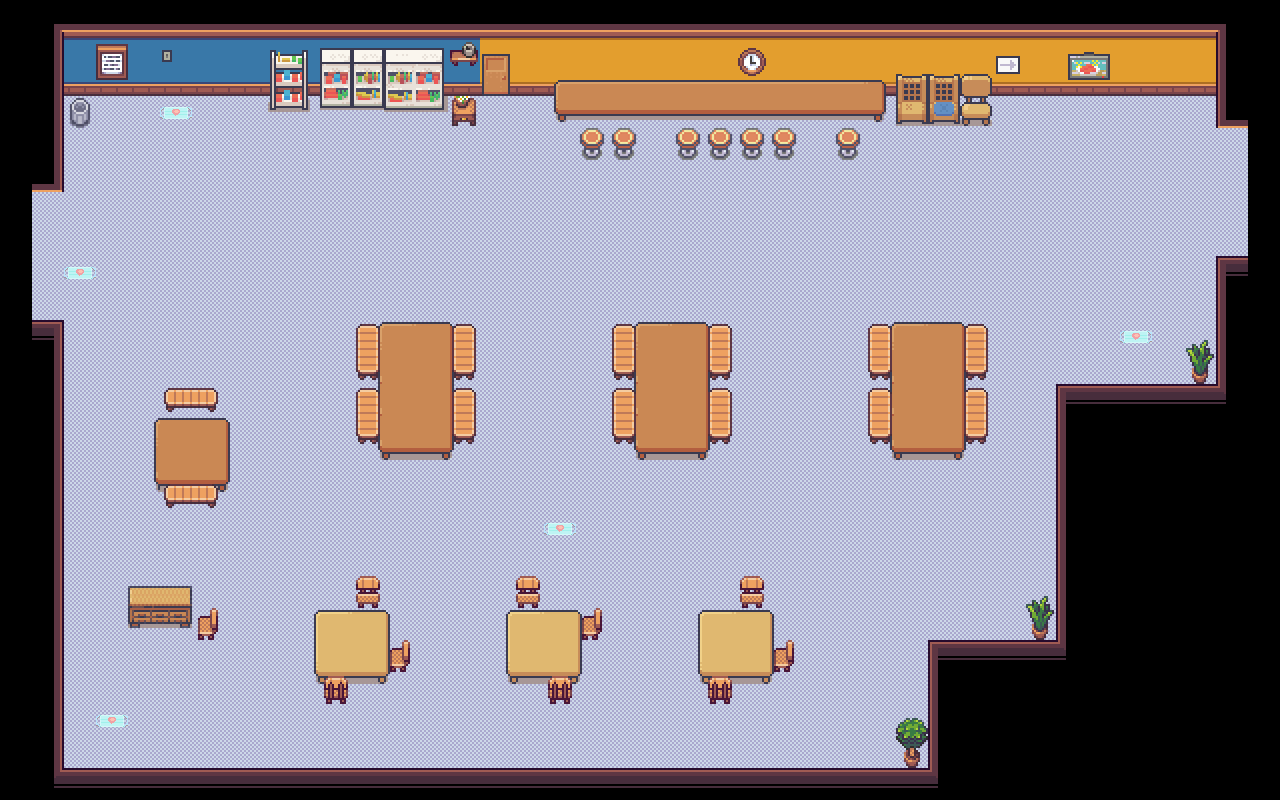

Below is a game level as drawn by its tile map, then a one-line description and the .tmx that defines it (tile-layer data replaced by summaries):
An orthogonal 40x25 tile map with 32x32 px tiles, 5 tile layers (groundLayer, wallLayer, tableLayer, decorLayer, ...), 4 tilesets and 1 object.

<map version="1.5" tiledversion="1.7.2" orientation="orthogonal" renderorder="right-down" width="40" height="25" tilewidth="32" tileheight="32" infinite="0" nextlayerid="9" nextobjectid="3">
 <editorsettings>
  <export target="cafeteria1.json" format="json" />
 </editorsettings>
 <tileset firstgid="1" name="atlas32x32" tilewidth="32" tileheight="32" tilecount="768" columns="48">
  <image source="atlas32x32.png" width="1536" height="512" />
 </tileset>
 <tileset firstgid="769" name="mordern32x32" tilewidth="32" tileheight="32" tilecount="1424" columns="16">
  <image source="mordern32x32.png" width="512" height="2848" />
 </tileset>
 <tileset firstgid="2193" name="interior32x32" tilewidth="32" tileheight="32" tilecount="256" columns="16">
  <image source="interior32x32.png" width="512" height="512" />
 </tileset>
 <tileset firstgid="2449" name="parcel" tilewidth="32" tileheight="32" tilecount="696" columns="12">
  <image source="parcel.png" width="384" height="1886" />
  <tile id="88">
   <properties>
    <property name="mask" type="bool" value="true" />
   </properties>
  </tile>
 </tileset>
 <layer id="1" name="groundLayer" width="40" height="25">
  <data>[1000 cells, 716 non-empty, 2 distinct tile ids]</data>
 </layer>
 <layer id="2" name="wallLayer" width="40" height="25">
  <data>[1000 cells, 186 non-empty, 16 distinct tile ids]</data>
 </layer>
 <layer id="3" name="tableLayer" width="40" height="25">
  <data>[1000 cells, 134 non-empty, 37 distinct tile ids]</data>
 </layer>
 <layer id="4" name="decorLayer" width="40" height="25">
  <data>[1000 cells, 97 non-empty, 56 distinct tile ids]</data>
 </layer>
 <layer id="8" name="itemLayer" width="40" height="25">
  <data>[1000 cells, 5 non-empty, 1 distinct tile ids]</data>
 </layer>
 <objectgroup id="7" name="objectLayer1">
  <object id="2" x="1236.36" y="187.758">
   <point />
  </object>
 </objectgroup>
</map>
